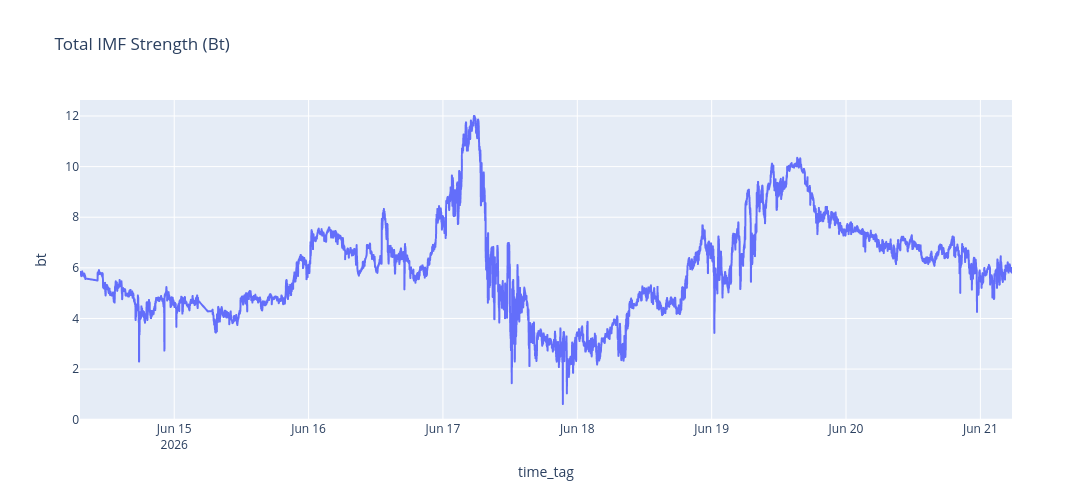

The code cell stored with this chart in its notebook:
### Code cell
fig = px.line(
    df,
    x="time_tag",
    y="bt",
    title="Total IMF Strength (Bt)"
)

fig.update_layout(
    width=1200,
    height=500
)

fig

### Figure 1 — Plotly figure (JSON) as saved in the notebook; plotly's stock layout.template omitted (floating-point values rounded to 4 significant figures; data arrays with more than 128 entries replaced by an {"elided": "..."} marker saying what was removed)
{"data": [{"hovertemplate": "time_tag=%{x}<br>bt=%{y}<extra></extra>", "legendgroup": "", "line": {"color": "#636efa", "dash": "solid"}, "marker": {"symbol": "circle"}, "mode": "lines", "name": "", "showlegend": false, "type": "scattergl", "x": {"elided": "9621 str values"}, "xaxis": "x", "y": {"elided": "9621 float values"}, "yaxis": "y"}], "layout": {"height": 500, "legend": {"tracegroupgap": 0}, "title": {"text": "Total IMF Strength (Bt)"}, "width": 1200, "xaxis": {"anchor": "y", "domain": [0, 1], "title": {"text": "time_tag"}}, "yaxis": {"anchor": "x", "domain": [0, 1], "title": {"text": "bt"}}}}
